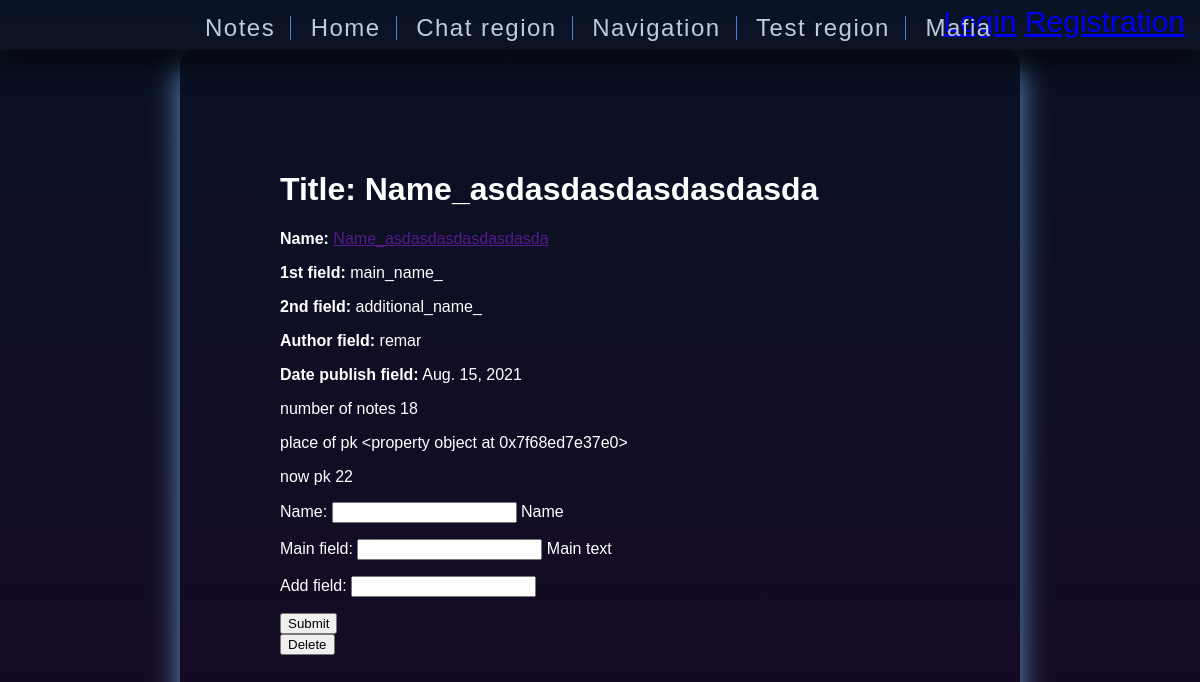
The app's page /index/note/22 with its own data.
### main/models.py (models this page shows, shortened)
class Note(models.Model):
    id = models.AutoField(primary_key=True)
    name = models.CharField(max_length=200, help_text="Name")
    main_field = models.CharField(max_length=200, help_text="Main text")
    add_field = models.CharField(max_length=200)
    author = models.CharField(max_length=50)
    publish_date = models.DateField(null=True)
    class Meta:
        ordering = ["name"]

### main/views.py (the view)
# urls.py: url(r'^note/(?P<pk>\d+)$', views.NoteDetailView.as_view(), name='note-detail'),
class NoteDetailView(generic.DetailView):
    model = Note
    def dispatch(self, request, *args, **kwargs):
        if request.method == 'GET' and 'delete' in request.GET:
            Note.objects.get(pk=kwargs['pk']).delete()
            return NotesFilter.NoteFilter(request)
        elif request.method == 'POST' and 'submit' in request.POST:
            update_object = Note.objects.get(pk=kwargs['pk'])
            context = NoteDetailView.get_context_data(self)
            return self.render_to_response(context)
        elif request.method == 'GET':
            try:
               update_object = Note.objects.get(pk=kwargs['pk'])
               context = NoteDetailView.get_context_data(self)
               return self.get(request, *args, **kwargs)
            except Note.DoesNotExist:
                e = 'Note does not exit'
                form = FilterForm()
                return render(request, 'main/notes.html', {'form': form, 'exec': e})
            except Note.MultipleObjectsReturned:
                form = FilterForm()
                return render(request, 'main/token_input.html', {'form': form})
    def get_context_data(self, **kwargs):
        self.object = self.get_object()
        context = super(NoteDetailView, self).get_context_data(**kwargs)
        context['hello'] = Note.objects.all().count()
        context['place'] = Note.pk
        context['hell'] = self.kwargs['pk']
        context['form'] = NoteForm()
        return context

### main/forms.py
class NoteForm(forms.ModelForm):
    class Meta:
        model = Note
        fields = ('name','main_field','add_field')

### main/templates/main/note_detail.html (shortened to what this page needs)
{% extends "base.html" %}
{% block content %}
<h1>Title: {{ note.name }}</h1>
<p><strong>Name:</strong> <a href="">{{ note.name }}</a></p>
<p><strong>1st field:</strong> {{ note.main_field }}</p>
<p><strong>2nd field:</strong> {{ note.add_field }}</p>
<p><strong>Author field:</strong> {{ note.author }}</p>
<p><strong>Date publish field:</strong> {{ note.publish_date }}</p>
<p>number of notes {{ hello }} </p>
<p>place of pk {{ place }} </p>
<p>now pk {{ hell }} </p>
<form action="" method="post">
    {{ form.as_p }}
    <input type="submit" name="submit" value="Submit" />
</form>
<form>
    <input type="submit" name="delete" value="Delete" />
</form>
{% endblock %}

### main/static/css/styles.css (style rules this page uses)
html { height: 100%; }
body { margin: 0; padding: 0; font-family: sans-serif; background: linear-gradient(#091224, #170924); color: white; }

### records on screen
Note: name "Name_asdasdasdasdasdasda", main_field "main_name_", add_field "additional_name_", author "remar", publish_date "Aug. 15, 2021"

### other values on screen
{{ hello }} "18"
{{ place }} "<property object at 0x7f68ed7e37e0>"
{{ hell }} "22"
